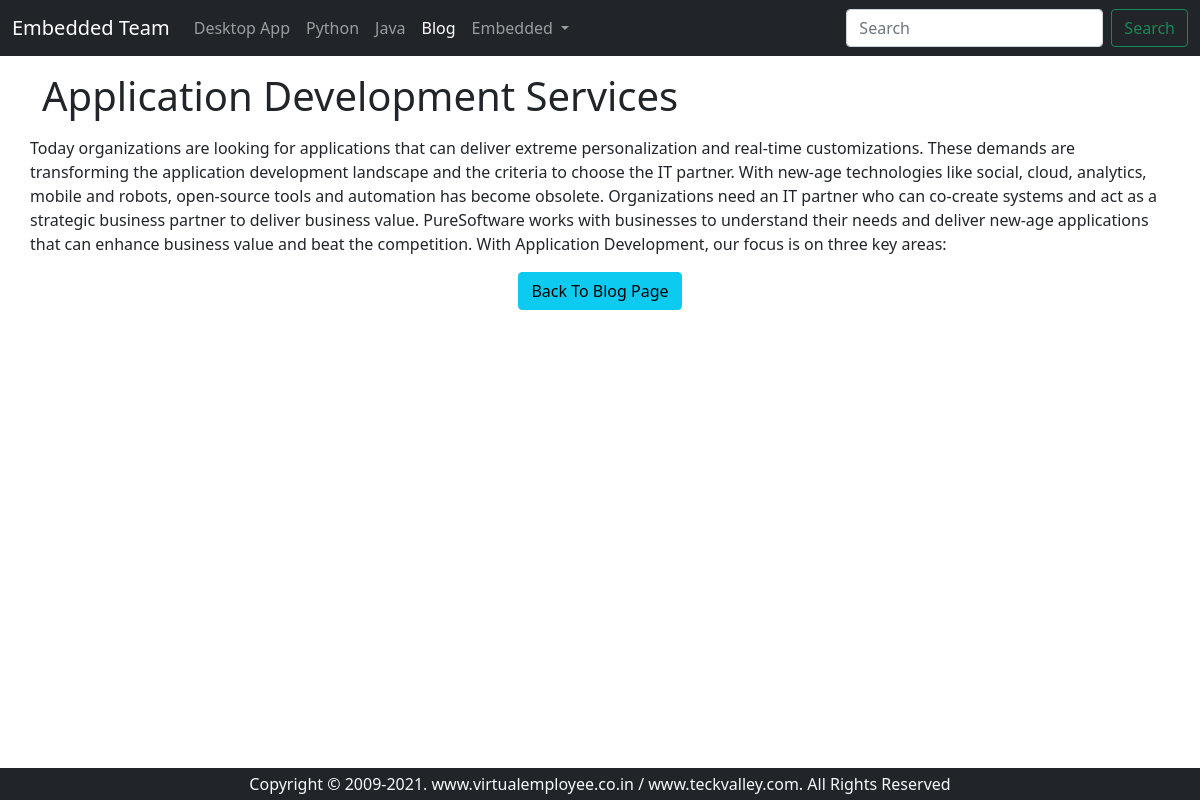
The page /blogpost/aplication-blog/ on the database its author committed.
### home/models.py (models this page shows, shortened)
class Blog(models.Model):
    sno=models.AutoField(primary_key=True)
    title=models.CharField(max_length=300)
    content=RichTextUploadingField()
    slug=models.CharField(max_length=100)
    time=models.DateTimeField(auto_now_add=True)

### home/views.py (the view)
# urls.py: path('blogpost/<str:slug>/', views.blogpost, name='blogpost'),
def blogpost(request,slug):
    blog=Blog.objects.filter(slug=slug).first()
    return render(request,'blogpost.html',{'blog':blog})

### templates/blogpost.html (shortened to what this page needs)
{%extends "base.html"%}
{%block blogactive %}active{%endblock blogactive%}
{%block body%}
<div class="container">
    <h1 class="my-3">{{blog.title}}</h1>
    <div class="row">
        {{blog.content| safe}}
    </div>
    <div class="row text-center">
      <a href="/blog"><button type="button" class="btn btn-info my-3">Back To Blog Page</button></a>
    </div>
</div>
{%endblock body%}

### rows shown on the page
Blog: title "Application Development Services", content "Today organizations are looking for applications that can deliver extreme personalization and real-time customizations. These demands are transforming the application development landscape and the criteria to choose the IT partner. With new-age technologies like social, cloud, analytics, mobile and robots, open-source tools and automation has become obsolete. Organizations need an IT partner who can co-create systems and act as a strategic business partner to deliver business value. PureSoftware works with businesses to understand their needs and deliver new-age applications that can enhance business value and beat the competition. With Application Development, our focus is on three key…"
